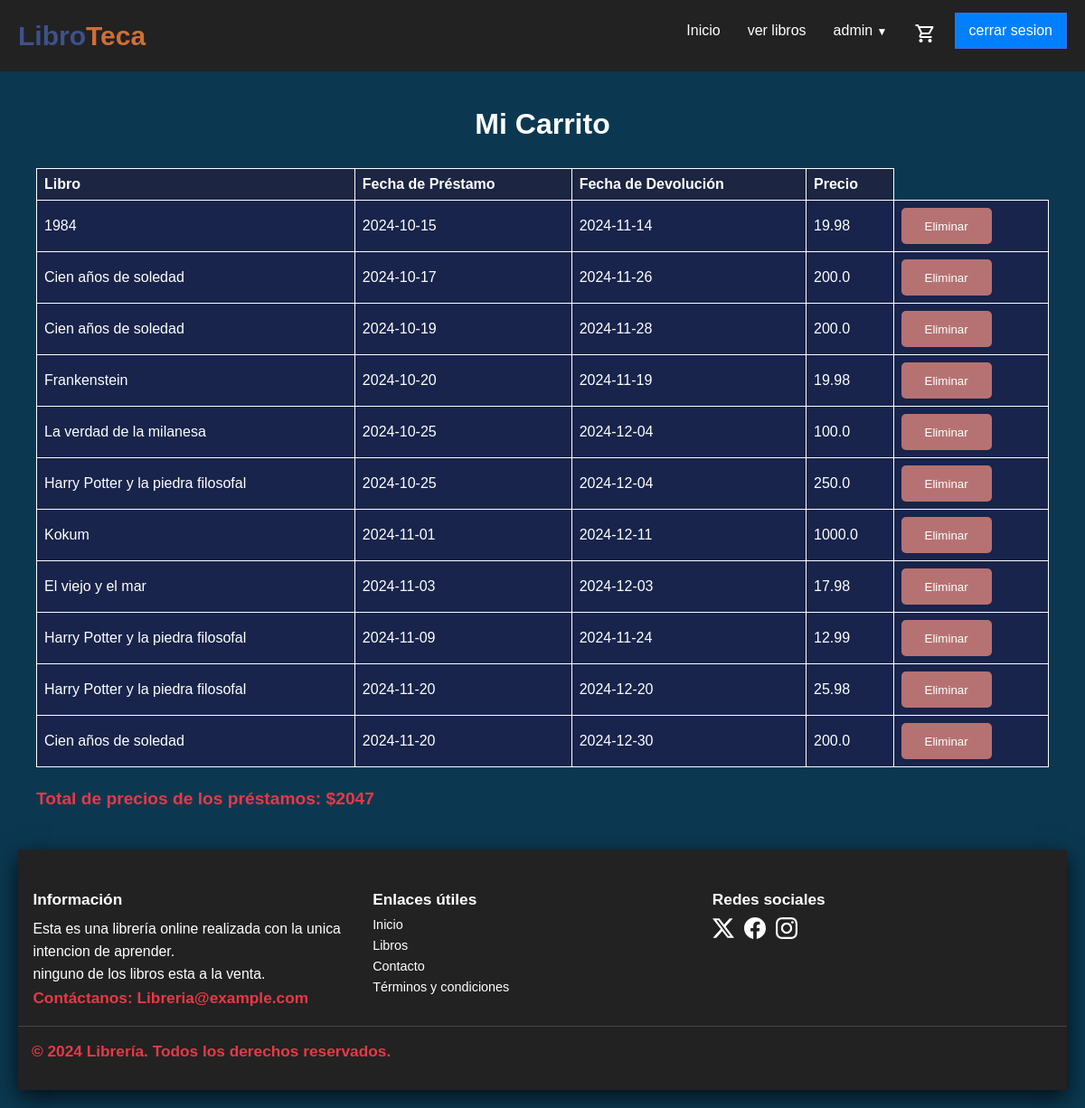
The page /mis-prestamos (signed in) on the database its author committed.
### models/controladordatabase.py (models this page shows, shortened)
class Prestamo(db.Model):
    __tablename__ = 'Prestamo'
    id = db.Column(db.Integer, primary_key=True)
    id_libro = db.Column(db.Integer, db.ForeignKey('Libros.id'), nullable=False)
    id_usuario = db.Column(db.Integer, db.ForeignKey('Usuario.id'), nullable=False)
    fecha_prestamo = db.Column(db.Text, nullable=False, default=date.today)
    fecha_devolucion = db.Column(db.Text, nullable=True)
    precio_final = db.Column(db.Float, nullable=False)

class Libros(db.Model):
    __tablename__ = 'Libros'
    id = db.Column(db.Integer, primary_key=True)
    titulo = db.Column(db.String(100), nullable=False)
    descripcion = db.Column(db.Text, nullable=True)
    fecha_emision = db.Column(db.Text, nullable=False, default=date.today)
    stock = db.Column(db.Integer, nullable=False)
    precio = db.Column(db.Float, nullable=False)
    precio_alquiler = db.Column(db.Float, nullable=True)
    img = db.Column(db.String(200), nullable=True, default="sinimagen.jpg")
    id_autor = db.Column(db.Integer, db.ForeignKey('Autores.id'), nullable=False)
    id_genero = db.Column(db.Integer, db.ForeignKey('Generos.id'), nullable=False)
    id_editorial = db.Column(db.Integer, db.ForeignKey('Editorial.id'), nullable=True)
    isbn = db.Column(db.String(13), unique=True, nullable=True)
    idioma = db.Column(db.String(50), nullable=True)
    edicion = db.Column(db.String(50), nullable=True)
    paginas = db.Column(db.Integer, nullable=True)
    fecha_publicacion = db.Column(db.Text, nullable=True,  default=date.today)
    formato = db.Column(db.Enum('Tapa dura', 'Tapa blanda', 'eBook', 'Audiolibro', 'Otro'), nullable=True)
    calificacion_promedio = db.Column(db.Float, nullable=True, default=0.0)
    prestamos = db.relationship('Prestamo', backref='libro', lazy=True)
    comentarios = db.relationship('Comentario', backref='libro', lazy=True)

### routes/prestamo.py (the view)
@prestamos.route('/mis-prestamos')
@login_required
def listar_prestamos():
    usuario_id = Usuario.query.filter_by(nombre=session['nombre']).first().id
    prestamos = db.session.query(Prestamo, Libros).join(Libros, Prestamo.id_libro == Libros.id).filter(Prestamo.id_usuario == usuario_id).all()
    total_precios = round(sum([prestamo.precio_final for prestamo, _ in prestamos]))
    return render_template('prestamos/listar.html', prestamos=prestamos, total_precios=total_precios)

### routes/login.py (called while the page is built)
def login_required(f):
    @wraps(f)
    def decorated_function(*args, **kwargs):
        if "nombre" not in session:
            flash("Por favor, inicia sesión para acceder a esta página.")
            return redirect(url_for('user.index_login'))
        return f(*args, **kwargs)
    return decorated_function

### templates/prestamos/listar.html (shortened to what this page needs)
{% extends 'layout.html' %}
{% block content %}<body>
    <main id="main" class="flexbox-col">
    <h1>Mi Carrito</h1>
    <table>
        <thead>
            <tr>
                <th>Libro</th>
                <th>Fecha de Préstamo</th>
                <th>Fecha de Devolución</th>
                <th>Precio</th>
            </tr>
        </thead>
        <tbody>
            {% for prestamo, libro in prestamos %}
            <tr>
                <td data-label="Libro">{{ prestamo.libro.titulo }}</td>
                <td data-label="Fecha Prestamo">{{ prestamo.fecha_prestamo }}</td>
                <td data-label="Fecha Devolucion">{{ prestamo.fecha_devolucion if prestamo.fecha_devolucion else 'Pendiente' }}</td>
                <td data-label="Precio">{{ prestamo.precio_final }}</td>
                <td><form action="{{ url_for('prestamos.eliminar_prestamo', id=prestamo.id) }}" method="post" style="display:inline;">
                    <button style="width: 100px; height: 40px; background-color: rgb(182, 114, 114);" type="submit" onclick="return confirm('¿Estás seguro de que deseas eliminar este préstamo?');">Eliminar</button>
                </form></td>
            </tr>
            {% endfor %}
        </tbody>
    </table>
    <p><strong style="color: #e63946;">Total de precios de los préstamos: ${{ total_precios }}</strong></p>
    </main>
    {% endblock %}

### static/css/tabla.css (style rules this page uses)
table { margin: 0 0 0 0; width: 100%; border-collapse: collapse; }
th, td { border: 1px solid #ffffff; padding: 8px; text-align: left; color: #ffffff; background-color: #18244b; }
th { background-color: var(--color-azul-marino); }
h1 { font-size: 2rem; color: #fff; }

### static/css/navbar.css (style rules this page uses)
* { box-sizing: border-box; padding: 0; margin: 0; }
#main { background-color: rgb(54, 54, 54); min-height: 100vh; }
body { font-family: sans-serif; font-size: 16px; }

### static/css/login.css (style rules this page uses)
:root { --color-azul: #0b3850; --color-azul-marino: #1C2541; --color-gris-claro: #E0E0E0; --color-blanco: #FFFFFF; --color-gris-oscuro: #333333; --color-naranja: #F4A261; --color-naranja-oscuro: #cf6f37; --primary: 237, 94%, 81%; --background: 266, 16%, 92%; --background-secondary: 256, 12%, 12%; --background-secondary-dark: 256, 10%, 10%; --background-secondary-light: 257, 11%, 16%; --text-primary: 0, 0%, 0%; --black: 0, 0%, 0%; --white: 0, 0%, 100%; --quite-gray: 0, 0%, 50%; --grooble: 10, 28%, 93%; --heading-large: 5.6rem; --heading-medium: 3.6rem; --heading-small: 2.4rem; --paragraph: 1.11rem; --navbar-buttons: 2.4rem; --transition-main: .175, .685, .32; --font-main: "Poppins"; }

### static/css/detalles.css (style rules this page uses)
* { margin: 0; padding: 0; box-sizing: border-box; }
body { background-color: var(--color-azul); }
main#main { display: flex; flex-direction: column; align-items: center; padding: 20px; gap: 20px; max-width: 1350px; margin: 0 auto; background-color: var(--color-azul); }
main#main h1 { font-size: 2em; margin-bottom: 10px; color: #ffffff; text-align: center; }
main#main p { font-size: 1.1em; color: #ffffff; line-height: 1.6; text-align: left; width: 100%; }
main#main p strong { color: #0080ff; margin-right: 5px; }
main#main p:last-child { font-size: 1.2em; font-weight: bold; color: #e63946; }
#main { display: flex; justify-content: space-between; align-items: flex-start; background-color: var(--color-azul-marino); width: 100%; border-radius: 30px; padding: 20px; gap: 20px; }
button { background-color: #4c00ff; border: none; padding: 10px 20px; border-radius: 10px; cursor: pointer; color: white; }

### static/css/carousel.css (style rules this page uses)
form { margin-top: 20px; display: flex; flex-direction: column; gap: 10px; }
button { background-color: #28a745; color: white; padding: 10px 15px; border: none; border-radius: 5px; cursor: pointer; }

### rows shown on the page
Prestamo: libro.titulo "1984", fecha_prestamo "2024-10-15", fecha_devolucion "2024-11-14", precio_final "19.98"
Prestamo: libro.titulo "Cien años de soledad", fecha_prestamo "2024-10-17", fecha_devolucion "2024-11-26", precio_final "200.0"
Prestamo: libro.titulo "Cien años de soledad", fecha_prestamo "2024-10-19", fecha_devolucion "2024-11-28", precio_final "200.0"
Prestamo: libro.titulo "Frankenstein", fecha_prestamo "2024-10-20", fecha_devolucion "2024-11-19", precio_final "19.98"
Prestamo: libro.titulo "La verdad de la milanesa", fecha_prestamo "2024-10-25", fecha_devolucion "2024-12-04", precio_final "100.0"
Prestamo: libro.titulo "Harry Potter y la piedra filosofal", fecha_prestamo "2024-10-25", fecha_devolucion "2024-12-04", precio_final "250.0"
Prestamo: libro.titulo "Kokum", fecha_prestamo "2024-11-01", fecha_devolucion "2024-12-11", precio_final "1000.0"
Prestamo: libro.titulo "El viejo y el mar", fecha_prestamo "2024-11-03", fecha_devolucion "2024-12-03", precio_final "17.98"
Prestamo: libro.titulo "Harry Potter y la piedra filosofal", fecha_prestamo "2024-11-09", fecha_devolucion "2024-11-24", precio_final "12.99"
Prestamo: libro.titulo "Harry Potter y la piedra filosofal", fecha_prestamo "2024-11-20", fecha_devolucion "2024-12-20", precio_final "25.98"
Prestamo: libro.titulo "Cien años de soledad", fecha_prestamo "2024-11-20", fecha_devolucion "2024-12-30", precio_final "200.0"

### other values the page prints
{{ total_precios }} "2047"
